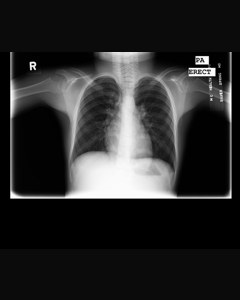
#> input picture assets/gallery/adult-false-alarm_thumb.jpg, 240 x 300 px
$ python -i inputs.py   (imports and definitions only)
#> lines starting #> are read from the running program, lines starting #| are printed output that depends on the picture
#> further down, picture is the input picture: PIL image 240x300 L; min 0, max 255, mean 42.3
"""Turn untrusted uploads into a PIL image, or a clear reason why not.

The model will return a confident score for *any* image, a cat photo included, so
validation cannot rely on the model. These checks catch broken or obviously
unsuitable files and attach warnings. They cannot prove an image is a chest
radiograph.
"""
from __future__ import annotations

import io
from dataclasses import dataclass, field

import numpy as np
from PIL import Image, ImageOps, UnidentifiedImageError

MAX_BYTES = 20 * 1024 * 1024
MAX_PIXELS = 50_000_000          # guards against decompression bombs
MIN_SIDE = 64
ACCEPTED = {"png", "jpg", "jpeg", "bmp", "tif", "tiff", "webp", "dcm", "dicom"}


class InputError(ValueError):
    """The file cannot be analysed. The message is safe to show to users."""


@dataclass
class LoadedImage:
    image: Image.Image
    source: str
    warnings: list[str] = field(default_factory=list)
    meta: dict = field(default_factory=dict)


# [48 lines left out: functions _from_dicom, load_upload, not called in this run]


def looks_inverted(image: Image.Image) -> bool:
    """Two anatomical cues, either of which signals white-is-air polarity.

    1. Centre much darker than the frame (works when the body is surrounded by air).
    2. Midline mediastinum/spine darker than both lung fields (works on tight crops).
    On the 1,462 evaluation radiographs this warns on 5 genuine images (0.3%) and
    catches 99.6% of their inverted copies.
    """
    g = np.asarray(image.convert("L").resize((128, 128)), dtype=np.float32)
    border = np.concatenate([g[:8].ravel(), g[-8:].ravel(), g[:, :8].ravel(), g[:, -8:].ravel()])
    dark_centre = g[40:88, 40:88].mean() < border.mean() - 40
    lungs = np.concatenate([g[32:77, 26:45].ravel(), g[32:77, 83:102].ravel()]).mean()
    dark_midline = g[26:100, 58:70].mean() < lungs - 5
    return bool(dark_centre or dark_midline)


def assess(image: Image.Image) -> list[str]:
    """Heuristic warnings. Raises InputError only for unusable images."""
    w, h = image.size
#> w = 240; h = 300
    if min(w, h) < MIN_SIDE:
        raise InputError(f"The image is {w}×{h} px. It needs to be at least {MIN_SIDE} px on each side.")
    warnings = []
    rgb = np.asarray(image.convert("RGB").resize((128, 128)), dtype=np.float32)
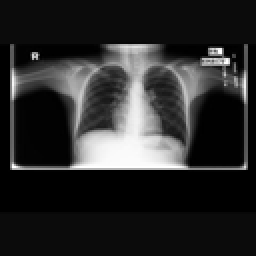
#> rgb: shape (128, 128, 3) float32 (shown 2 times larger); min 0, max 255, mean 42.3
    if rgb.std() < 2:
        raise InputError("The image is blank (a single flat colour).")
    chroma = (rgb.max(axis=2) - rgb.min(axis=2)).mean()
#> chroma = 0
    if chroma > 12:
        warnings.append("This image contains colour. Radiographs are greyscale, so it may not "
                        "be an X-ray. The model will still produce a confident-looking score.")
    ratio = max(w, h) / min(w, h)
#> ratio = 1.25
    if ratio > 1.8:
        warnings.append(f"Unusual aspect ratio ({ratio:.1f}:1). The image is letterboxed with "
                        "black bars, and the model saw few images shaped like this.")
    if min(w, h) < 256:
        warnings.append("Low resolution. The model works at 320 px, so fine detail is lost.")
    if looks_inverted(image):
#> in looks_inverted, `border = np.concatenate([g[:8].ravel(), g[-8:].ravel(), g[:, :8].ravel..`: border = 4096 values, max 255 at index 2718, min 0 at index 2232, mean 16.49
#> in looks_inverted, `dark_centre = g[40:88, 40:88].mean() < border.mean() - 40`: dark_centre = False
#> in looks_inverted, `lungs = np.concatenate([g[32:77, 26:45].ravel(), g[32:77, 83:102].rave..`: lungs = 83.84
#> in looks_inverted, `dark_midline = g[26:100, 58:70].mean() < lungs - 5`: dark_midline = False
        warnings.append("The image looks inverted (bone dark, air bright). The model was trained "
                        "on bone-is-white radiographs.")
    return warnings

>>> from PIL import Image
>>> picture = Image.open('../assets/gallery/adult-false-alarm_thumb.jpg')
>>> result = assess(picture)
#> result = 1 item

$ run again, on assets/gallery/adult-true-normal_thumb.jpg
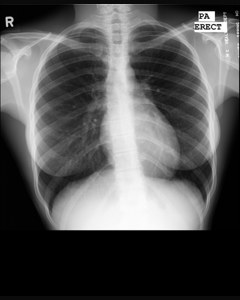
#> input picture assets/gallery/adult-true-normal_thumb.jpg, 240 x 300 px
#> picture is the input picture: PIL image 240x300 L; min 0, max 255, mean 86.9
#> in assess, `rgb = np.asarray(image.convert("RGB").resize((128, 128)), dtype=np.flo..`:
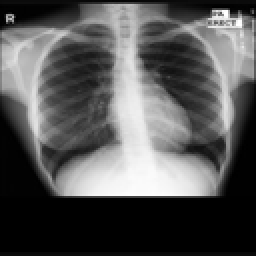
#> rgb: shape (128, 128, 3) float32 (shown 2 times larger); min 0, max 255, mean 86.9
#> chroma = 0
#> border = 4096 values, max 255 at index 880, min 0 at index 384, mean 37.88
#> dark_centre = False
#> lungs = 70.99
#> dark_midline = False
#> result = 1 item

$ run again, on assets/gallery/right-answer-wrong-place_thumb.jpg
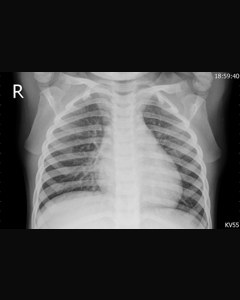
#> input picture assets/gallery/right-answer-wrong-place_thumb.jpg, 240 x 300 px
#> picture is the input picture: PIL image 240x300 L; min 0, max 255, mean 71.9
#> in assess, `rgb = np.asarray(image.convert("RGB").resize((128, 128)), dtype=np.flo..`:
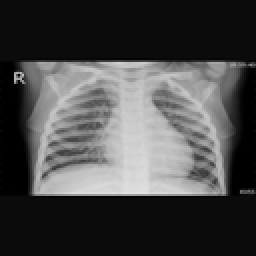
#> rgb: shape (128, 128, 3) float32 (shown 2 times larger); min 0, max 229, mean 71.9
#> chroma = 0
#> border = 4096 values, max 179 at index 2351, min 0 at index 2297, mean 9.53
#> dark_centre = False
#> lungs = 147.3
#> dark_midline = False
#> result = 1 item

$ run again, on assets/gallery/tb-flagged_thumb.jpg
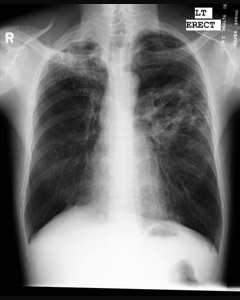
#> input picture assets/gallery/tb-flagged_thumb.jpg, 240 x 300 px
#> picture is the input picture: PIL image 240x300 L; min 0, max 255, mean 117.7
#> in assess, `rgb = np.asarray(image.convert("RGB").resize((128, 128)), dtype=np.flo..`:
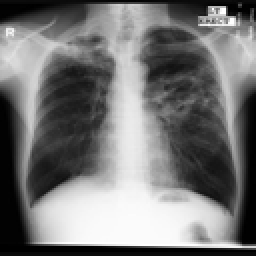
#> rgb: shape (128, 128, 3) float32 (shown 2 times larger); min 0, max 255, mean 117.7
#> chroma = 0
#> border = 4096 values, max 255 at index 618, min 0 at index 270, mean 64.92
#> dark_centre = False
#> lungs = 53.02
#> dark_midline = False
#> result = 1 item
